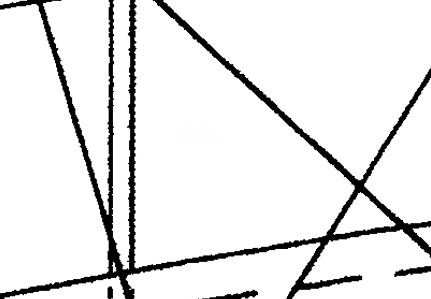
#> input picture F2_test.JPEG, 431 x 299 px
$ python thin_lines.py F2_test.JPEG
#> lines starting #> are read from the running program, lines starting #| are printed output that depends on the picture; after the words box and inside, x2 and y2 are one past the last pixel; in counts of white or black regions, pixels touching at a corner belong together
#> in thin_lines, image is the input picture: shape (299, 431, 3); min 0, max 255, mean 232.3
#| Image size: 431x299 pixels
"""
Thin all lines in an image to single-pixel thickness using skeletonization.
This preprocessing step helps with line tracing algorithms.
"""

import cv2
import numpy as np
from pathlib import Path
import argparse


# [86 lines left out: function thin_lines_morphological, not called in this run]


def thin_lines_opencv(image):
    """
    Thin lines using OpenCV's thinning function (if available).

    Args:
        image: Binary image (0 = black line, 255 = white background)

    Returns:
        Thinned binary image, or None if function not available
    """
    try:
        # Check if ximgproc module is available
        import cv2.ximgproc as ximgproc

        # Ensure binary
        if len(image.shape) == 3:
            gray = cv2.cvtColor(image, cv2.COLOR_BGR2GRAY)
        else:
            gray = image.copy()

        # Binarize if needed
        _, binary = cv2.threshold(gray, 127, 255, cv2.THRESH_BINARY)
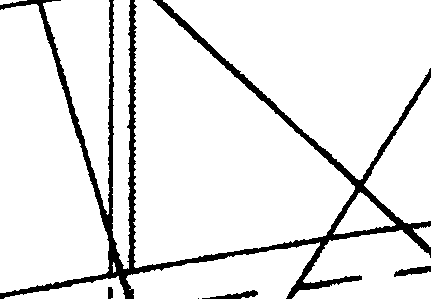
#> binary: shape (299, 431); 91.1% white; 5 black regions (1 under 20 px), largest, box (x1, y1, x2, y2) and area: (0, 0, 431, 299) 10940, (394, 266, 431, 277) 220, (202, 290, 258, 299) 219, (108, 287, 113, 299) 56

        # Invert: thinning works on white lines on black background
        binary = 255 - binary

        # Apply thinning
        thinned = ximgproc.thinning(binary, thinningType=ximgproc.THINNING_ZHANGSUEN)
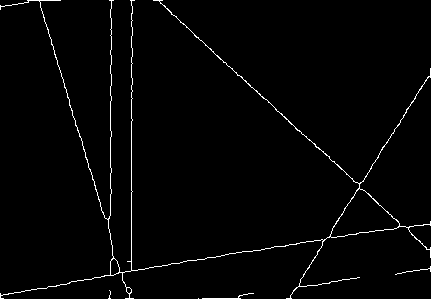
#> thinned: shape (299, 431); 1.7% white in thin lines or dots

        # Invert back: black lines on white background
        thinned = 255 - thinned
#> thinned: shape (299, 431); 98.3% white; black in thin lines or dots

        return thinned
    except (AttributeError, ImportError):
        return None


# [41 lines left out: function thin_lines_scikit, not called in this run]


def thin_lines(image_path, output_path=None, method='auto'):
    """
    Thin all lines in an image to single-pixel thickness.

    Args:
        image_path: Path to input image
        output_path: Path to save output (default: input_path with '_thinned' suffix)
        method: 'opencv', 'scikit', 'morphological', or 'auto' (try in order)

    Returns:
        Path to output file
    """
    print(f"Loading image: {image_path}")
    image = cv2.imread(str(image_path))

    if image is None:
        raise ValueError(f"Could not load image: {image_path}")

    print(f"Image size: {image.shape[1]}x{image.shape[0]} pixels")

    # Try different methods
    thinned = None

    if method == 'auto' or method == 'opencv':
        print("Trying OpenCV thinning...")
        thinned = thin_lines_opencv(image)
        if thinned is not None:
            print("  Successfully used OpenCV thinning")
            method_used = 'opencv'
        elif method == 'opencv':
            raise RuntimeError("OpenCV thinning not available. Install opencv-contrib-python.")

    if thinned is None and (method == 'auto' or method == 'scikit'):
        print("Trying scikit-image skeletonize...")
        thinned = thin_lines_scikit(image)
        if thinned is not None:
            print("  Successfully used scikit-image skeletonize")
            method_used = 'scikit'
        elif method == 'scikit':
            raise RuntimeError("scikit-image not available. Install scikit-image.")

    if thinned is None and (method == 'auto' or method == 'morphological'):
        print("Using morphological thinning (Zhang-Suen algorithm)...")
        thinned = thin_lines_morphological(image)
        method_used = 'morphological'
        print("  Successfully used morphological thinning")

    if thinned is None:
        raise RuntimeError("No thinning method available")

    # Determine output path
    if output_path is None:
        input_path = Path(image_path)
        output_path = input_path.parent / f"{input_path.stem}_thinned{input_path.suffix}"
    else:
        output_path = Path(output_path)

    # Save output
    cv2.imwrite(str(output_path), thinned)
    print(f"\nSaved thinned image to: {output_path}")
    print(f"Method used: {method_used}")

    # Show statistics
    original_binary = cv2.threshold(cv2.cvtColor(image, cv2.COLOR_BGR2GRAY) if len(image.shape) == 3 else image,
                                    127, 255, cv2.THRESH_BINARY)[1]
    original_line_pixels = np.sum(original_binary < 127)
#> original_line_pixels = 11436
    thinned_line_pixels = np.sum(thinned < 127)
#> thinned_line_pixels = 2238

    print(f"Original line pixels: {original_line_pixels}")
#| Original line pixels: 11436
    print(f"Thinned line pixels: {thinned_line_pixels}")
#| Thinned line pixels: 2238
    print(f"Reduction: {((original_line_pixels - thinned_line_pixels) / original_line_pixels * 100):.1f}%")
#| Reduction: 80.4%

    return output_path


def main():
    parser = argparse.ArgumentParser(
        description='Thin all lines in an image to single-pixel thickness'
    )
    parser.add_argument('input_image', type=str,
                       help='Input image path')
    parser.add_argument('-o', '--output', type=str, default=None,
                       help='Output image path (default: input_path with _thinned suffix)')
    parser.add_argument('--method', type=str, default='auto',
                       choices=['auto', 'opencv', 'scikit', 'morphological'],
                       help='Thinning method (default: auto - tries in order)')

    args = parser.parse_args()

    thin_lines(args.input_image, args.output, args.method)


if __name__ == '__main__':
    main()

$ run again, on IMG_9236_Leaders_Marked_Manually.bmp
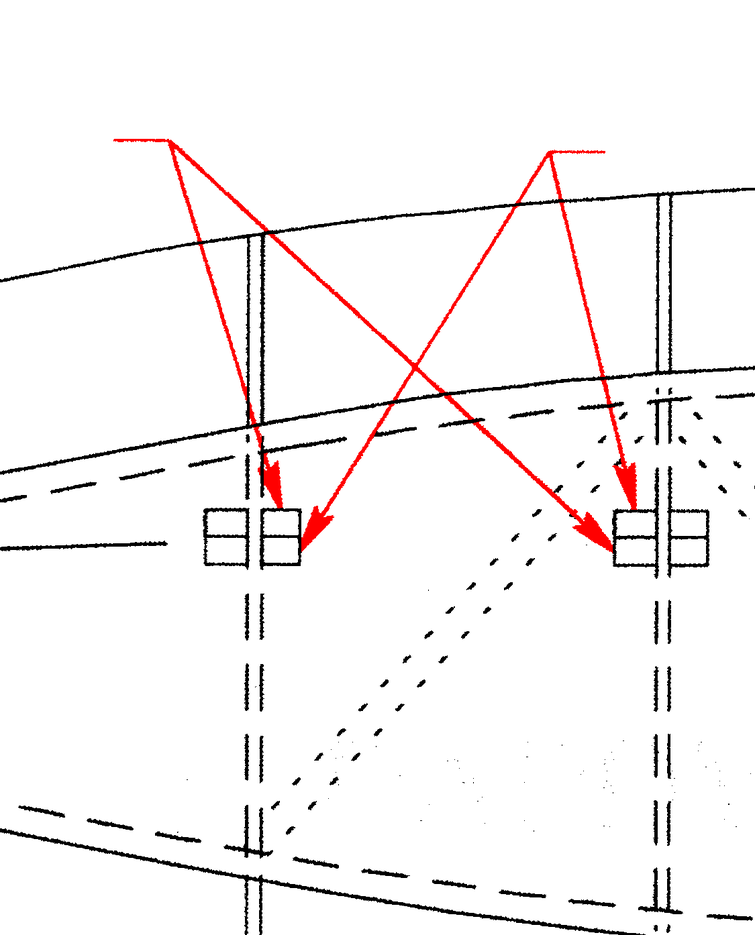
#> input picture IMG_9236_Leaders_Marked_Manually.bmp, 755 x 935 px, shrunk from 1125 x 1394 before the run
#> in thin_lines, image is the input picture: shape (935, 755, 3); mean B, G, R 243.6, 243.6, 246.8
#| Image size: 755x935 pixels
#> in thin_lines_opencv, `_, binary = cv2.threshold(gray, 127, 255, cv2.THRESH_BINARY)`:
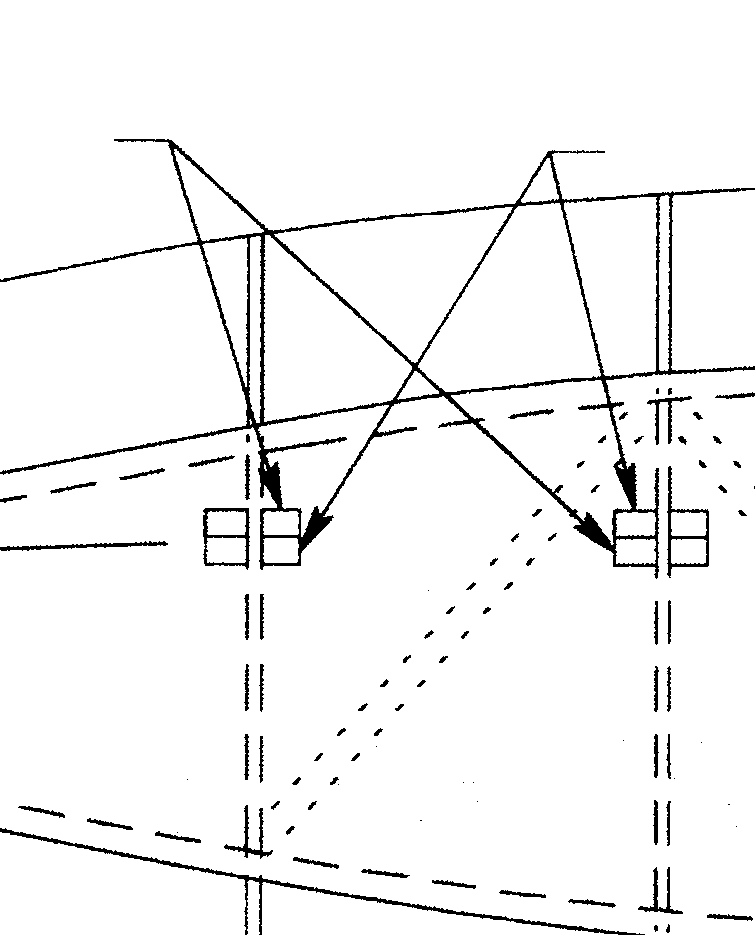
#> binary: shape (935, 755); 95.7% white; 96 black regions (16 under 20 px), largest, box (x1, y1, x2, y2) and area: (0, 139, 755, 579) 18109, (0, 828, 645, 935) 2641, (667, 466, 709, 578) 869
#> in thin_lines_opencv, `thinned = ximgproc.thinning(binary, thinningType=ximgproc.THINNING_ZHA..`:
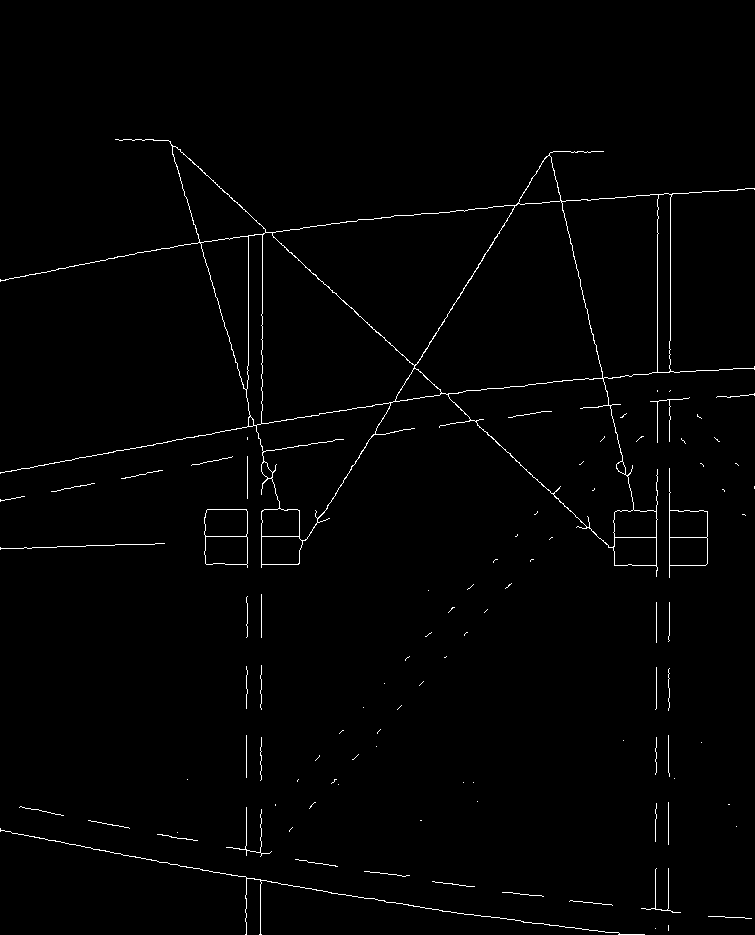
#> thinned: shape (935, 755); 1.2% white in thin lines or dots, all inside (x1, y1, x2, y2) = (0, 139, 755, 935)
#> original_line_pixels = 30491
#> thinned_line_pixels = 8453
#| Original line pixels: 30491
#| Thinned line pixels: 8453
#| Reduction: 72.3%
